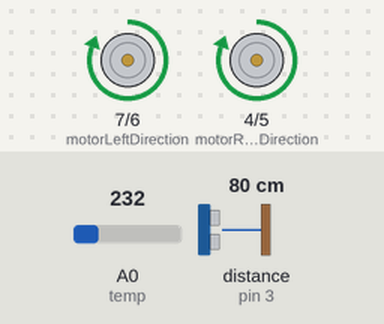
The sketch below on a simulated Arduino Uno, built with avr-gcc and run on an emulated ATmega328P. Shown: direction and speed pins drawn as motors (green arrow = direction pin HIGH = forward, orange = LOW = backward, longer = more drive). Wiring (inferred from the names in the program): ultrasonic range finder: trigger pin 2; echo pin 3. The inputs (shaded band) are chosen by the test bench; at power-on: distance to the obstacle (sensor on pin 3) 80 cm, A0 (temp) = 232. The echo pulse lasts 58.3 µs per cm; what the sketch prints to the serial monitor is not drawn.

Above: at 1.8 s.
1.9 s: distance to the obstacle (sensor on pin 3) set to 43 cm
3.4 s: distance to the obstacle (sensor on pin 3) set to 35 cm
At 4.5 s:
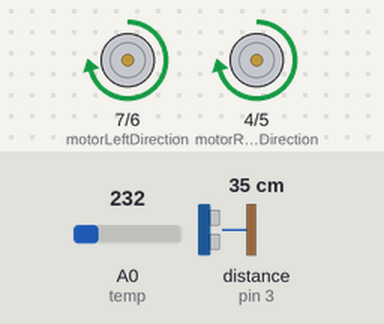
5.5 s: distance to the obstacle (sensor on pin 3) set to 2 cm
At 6.8 s:
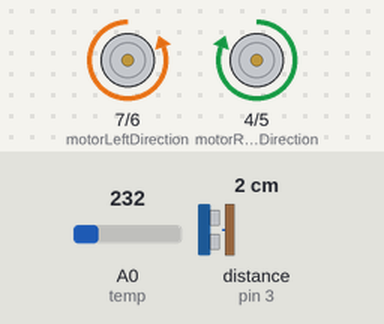
9.5 s: distance to the obstacle (sensor on pin 3) set to 5 cm
13.0 s: distance to the obstacle (sensor on pin 3) set to 8 cm
14.7 s: distance to the obstacle (sensor on pin 3) set to 4 cm
At 16.0 s:
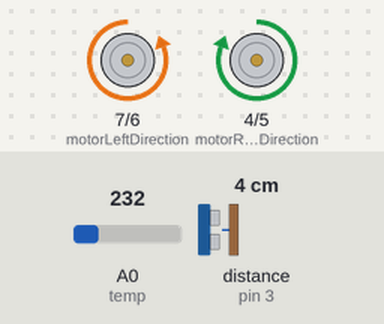
Timing chart, 0 to 19.8 s (numbered marks = the images above; inputs shaded):
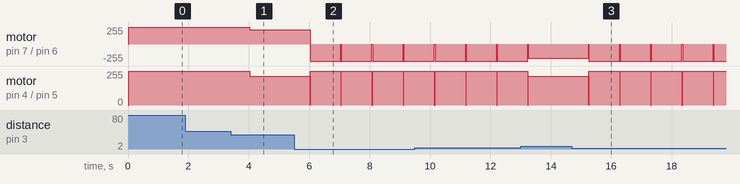

Measured:
- after the input at 1.9 s, every drawn part: stays the same
- after the input at 3.4 s, motor on pin 7 (motorLeftDirection) / pin 6 (motorLeftPWM), motor on pin 4 (motorRightDirection) / pin 5 (motorRightPWM): forward 255/255 → forward 217/255 after 0.63 s
- after the input at 5.5 s, motor on pin 7 (motorLeftDirection) / pin 6 (motorLeftPWM): forward 217/255 → backward 255/255 after 0.53 s; motor on pin 4 (motorRightDirection) / pin 5 (motorRightPWM): forward 217/255 → forward 255/255 after 0.53 s
- after the input at 14.7 s, motor on pin 7 (motorLeftDirection) / pin 6 (motorLeftPWM): alternates backward 255/255 for 1.0 s and stopped for 0.02 s, starting after 0.55 s; motor on pin 4 (motorRightDirection) / pin 5 (motorRightPWM): alternates forward 255/255 for 1.0 s and stopped for 0.02 s, starting after 0.55 s

The sketch:

BasicFunctionality.ino
```cpp
// GLOBAL VARIABLES
unsigned long prevTime = 2000;
unsigned long currentTime;
int count = 0;
float dist_ahead;

// PIN ASSIGNMENTS AND OTHER CONSTANTS
const int motorRightDirection = 4;
const int motorRightPWM = 5;
const int motorLeftPWM = 6;
const int motorLeftDirection = 7;
const int trig = 2;
const int echo = 3;
const int temp = 0; //Analog pin

const int FULL_SPEED = 255;
const int MIN_SPEED = 170;
const int STOP_SPEED = 0;

const int SLOW_DIST = 40; //distance to start slowing down is 40 cm
const int STOP_DIST = 6; //distance to stop is 6 cm FOR NOW, (improve later)

const int TURN_90_TIME = 1000;
const int LOOP_DELAY = 1000;

void setup(){
  //set sensor modes
  pinMode(trig, OUTPUT);
  pinMode(echo,INPUT);

  analogReference(INTERNAL); //change aRef to ~1.1V

  //set up pin modes
  pinMode(motorRightDirection, OUTPUT);
  pinMode(motorRightPWM, OUTPUT);
  pinMode(motorLeftPWM, OUTPUT);
  pinMode(motorLeftDirection, OUTPUT);

  setMotorsForward(); // initialize to forward, but dont drive anywhere yet
  setMotorSpeed(STOP_SPEED);

  Serial.begin(9600);
}

void loop(){
//BASIC MOTOR TEST
/* setMotorsForward();
  setMotorSpeed(FULL_SPEED);
  delay(1000);
  setMotorSpeed(STOP_SPEED);
  delay(1000);
  turnRight();
  delay(1000);
  turnLeft();
  delay(1000);
  */

  currentTime = millis();    //take the current time for the next calculation
  if(currentTime - prevTime > LOOP_DELAY){   //process new instruction every ONE SECOND
    prevTime = currentTime;
    dist_ahead = getDistance();   // Read Ultrasonic sensor and calculate distance

    if(dist_ahead <= STOP_DIST) {  // At STOP_DIST,(6cm), and turn left
      turnLeft();
    } else if(dist_ahead <= SLOW_DIST) { // Slow down to MIN_SPEED
      slowDown(dist_ahead);
    } else {                   // Otherwise keep driving full speed
      setMotorSpeed(FULL_SPEED);
    }

    // Print distance reading  to the serial monitor    TODO: print to LCD
    Serial.print(" |Distance: ");
    Serial.print(dist_ahead);
    Serial.println(" cm|");
  }
}

void setMotorsForward() {   //Configure motor settings, doesnt actually drive
  digitalWrite(motorRightDirection, HIGH);
  digitalWrite(motorLeftDirection, HIGH);
  delay(10); //delay to make sure the correct direction is going to proces
}

// CURRENTLY WE ARE NOT USING THIS MEHOD
//void setMotorsBackward() {
//  digitalWrite(motorLeftDirection, LOW);
//  digitalWrite(motorRightDirection, LOW);
//  delay(100); //delay to make sure the correct direction is going to process
//}

void setMotorSpeed( int pwm_speed){
  analogWrite(motorLeftPWM, pwm_speed);
  analogWrite(motorRightPWM, pwm_speed); //start turning again
  Serial.print(" |Motor Speed: ");      // print motor speed every time we set it
  Serial.print(pwm_speed);
  Serial.print("|");
  delay(10);
}

void turnLeft() {
  setMotorSpeed(STOP_SPEED);
  digitalWrite(motorRightDirection, HIGH);
  digitalWrite(motorLeftDirection, LOW);
  setMotorSpeed(FULL_SPEED);
  delay(TURN_90_TIME);
  setMotorSpeed(STOP_SPEED);
}

// CURRENTLY WE ARE NOT USING THIS MEHOD
//void turnRight() {
//  digitalWrite(motorRightDirection, LOW);
//  digitalWrite(motorLeftDirection, HIGH);
//  setMotorSpeed(FULL_SPEED);
//  delay(TURN_90_TIME);
//  setMotorSpeed(STOP_SPEED);
//}


void slowDown(float dist) {
  float slowrate_f = ((dist-STOP_DIST)/(SLOW_DIST-STOP_DIST)) * 255;
  int slowrate_i = (int)slowrate_f;

  if(slowrate_i < MIN_SPEED)  //THE END OF THE BEEPING
    slowrate_i = MIN_SPEED;

  setMotorSpeed(slowrate_i);
}


float getDistance() {
  float echotime; //time of pulse in microseconds
  float temperature; //temperature from IC sensor in degree Celsius
  float speedSound; //calculated speed of sound using temperature from IC sensor
  float distance; //distance in cm

  temperature = analogRead(temp)/9.31;       //read temperature from IC sensor(in Celsius);
  speedSound = 331.5 + (0.6 * temperature);  //calculate speed of sound with temperature in m/s
  speedSound = 10000/speedSound;             //convert speed of sound to us/cm

  digitalWrite(trig, LOW);      //10us pulse to trigger
  delayMicroseconds(10);
  digitalWrite(trig, HIGH);
  delayMicroseconds(10);
  digitalWrite(trig, LOW);

  echotime = pulseIn(echo, HIGH); //waits for echo to go HIGH, starts timer, stops timer when echo goes LOW

  //calculate distance in cm
  if (echo > 38000) { //if the distance is too far, just set distance to 0.
    distance = 0;
  } else {
    distance = echotime/speedSound/2;
  }

  return distance;
}
```
